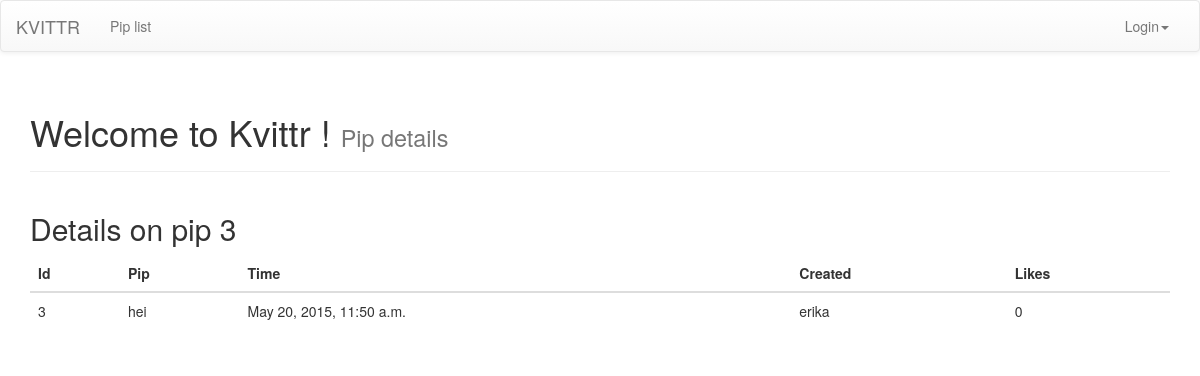
The page /pips_messages/3/ on the database its author committed.
### pips_messages/models.py (models this page shows, shortened)
class Pip(models.Model):
    pip = models.TextField()
    created_datetime = models.DateTimeField()
    created_by = models.ForeignKey(User, related_name="created_pip")
    likes = models.PositiveIntegerField(default=0)
    class Meta:
        ordering = ['-id']

### pips_messages/views.py (the view)
# urls.py: url(r'^(\d+)/$', views.pip_details, name='pip_details'),
def pip_details(request, post_id):
    pip = Pip.objects.get(pk=post_id)
    context = {'pip': pip}
    return render(request, 'pips_messages/pip_details.html', context)

### pips_messages/templates/pips_messages/pip_details.html
{% extends 'theme/base.html' %}
{% block subheader %}Pip details{% endblock %}
{% block pagecontent %}
    <div class="row">
        <div class="col-sm-12">
            <h2>Details on pip {{ pip.id }}</h2>
            <table class="table">
                <thead>
                    <tr>
                        <th>Id</th>
                        <th>Pip</th>
                        <th>Time</th>
                        <th>Created</th>
                        <th>Likes</th>
                    </tr>
                </thead>
                <tbody>
                    <tr>
                        <td>{{ pip.id }}</td>
                        <td>{{ pip.pip }}</td>
                        <td>{{ pip.created_datetime }}</td>
                        <td>{{ pip.created_by }}</td>
                        <td>{{ pip.likes }}</td>
                    </tr>
                </tbody>
            </table>
        </div>
    </div>
{% endblock %}

### rows shown on the page
Pip: id "3", pip "hei", created_datetime "May 20, 2015, 11:50 a.m.", created_by "erika", likes "0"
